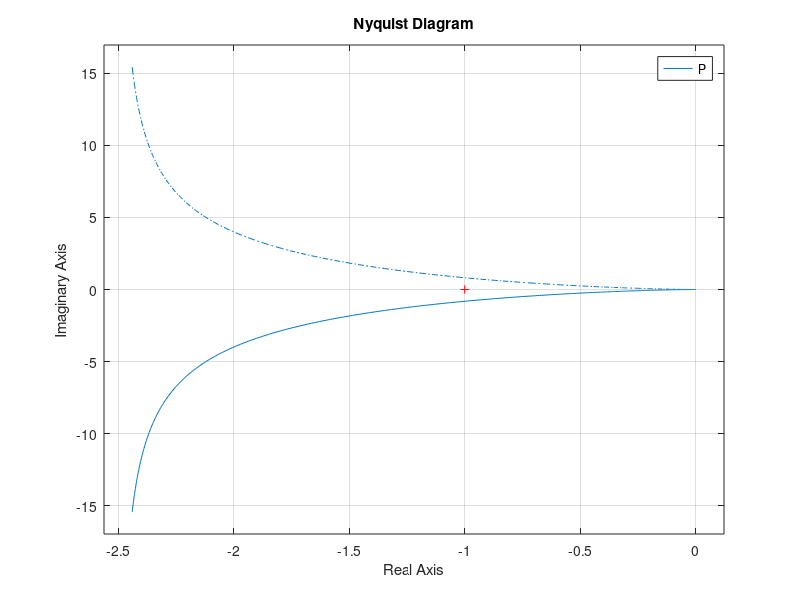

MATLAB code to generate this figure: (Note: this script raises an error after producing the figure.)
%% Lecture
% 8/1/18
% Nilaan Gunabalachandran 20509203
% Alex Mitterhauser
% Bo Wang
% Group 17
clear all; close all;

s = tf('s');
P = 10/(s*(s+2));

figure, nyquist(P);

figure, nyquist1(P);

%% Using RL against RH solution

K = 1;

den = s^4+3*s^3+6*s^2+s;
G = 2/den;
den = roots([1 3 6 1 0]);
rlocus(G);

%Max Bound of K is 0.947 (by zooming into RL)
%RH solution says 0.944